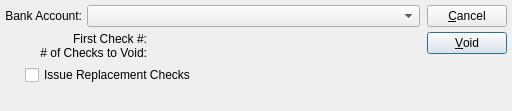
<ui version="4.0" >
 <author></author>
 <comment>This file is part of the xTuple ERP: PostBooks Edition, a free and
open source Enterprise Resource Planning software suite,
Copyright (c) 1999-2010 by OpenMFG LLC, d/b/a xTuple.
It is licensed to you under the Common Public Attribution License
version 1.0, the full text of which (including xTuple-specific Exhibits)
is available at www.xtuple.com/CPAL.  By using this software, you agree
to be bound by its terms.</comment>
 <class>voidChecks</class>
 <widget class="QDialog" name="voidChecks" >
  <property name="geometry" >
   <rect>
    <x>0</x>
    <y>0</y>
    <width>512</width>
    <height>111</height>
   </rect>
  </property>
  <property name="windowTitle" >
   <string>Void Checks</string>
  </property>
  <layout class="QHBoxLayout" >
   <property name="spacing" >
    <number>7</number>
   </property>
   <property name="leftMargin" >
    <number>5</number>
   </property>
   <property name="topMargin" >
    <number>5</number>
   </property>
   <property name="rightMargin" >
    <number>5</number>
   </property>
   <property name="bottomMargin" >
    <number>5</number>
   </property>
   <item>
    <layout class="QVBoxLayout" >
     <property name="spacing" >
      <number>0</number>
     </property>
     <item>
      <layout class="QVBoxLayout" >
       <property name="spacing" >
        <number>5</number>
       </property>
       <item>
        <layout class="QHBoxLayout" >
         <property name="spacing" >
          <number>5</number>
         </property>
         <item>
          <widget class="XLabel" name="_bankaccntLit" >
           <property name="text" >
            <string>Bank Account:</string>
           </property>
           <property name="alignment" >
            <set>Qt::AlignRight|Qt::AlignTrailing|Qt::AlignVCenter</set>
           </property>
          </widget>
         </item>
         <item>
          <widget class="XComboBox" name="_bankaccnt" >
           <property name="sizePolicy" >
            <sizepolicy vsizetype="Fixed" hsizetype="Expanding" >
             <horstretch>0</horstretch>
             <verstretch>0</verstretch>
            </sizepolicy>
           </property>
           <property name="allowNull" >
            <bool>true</bool>
           </property>
          </widget>
         </item>
        </layout>
       </item>
       <item>
        <layout class="QHBoxLayout" >
         <property name="spacing" >
          <number>5</number>
         </property>
         <item>
          <layout class="QVBoxLayout" >
           <property name="spacing" >
            <number>0</number>
           </property>
           <item>
            <widget class="XLabel" name="_nextCheckNumLit" >
             <property name="text" >
              <string>First Check #:</string>
             </property>
             <property name="alignment" >
              <set>Qt::AlignRight|Qt::AlignTrailing|Qt::AlignVCenter</set>
             </property>
            </widget>
           </item>
           <item>
            <widget class="XLabel" name="_numberOfChecksLit" >
             <property name="text" >
              <string># of Checks to Void:</string>
             </property>
             <property name="alignment" >
              <set>Qt::AlignRight|Qt::AlignTrailing|Qt::AlignVCenter</set>
             </property>
            </widget>
           </item>
          </layout>
         </item>
         <item>
          <layout class="QHBoxLayout" >
           <property name="spacing" >
            <number>0</number>
           </property>
           <item>
            <layout class="QVBoxLayout" >
             <property name="spacing" >
              <number>0</number>
             </property>
             <item>
              <widget class="XLabel" name="_checkNumber" >
               <property name="minimumSize" >
                <size>
                 <width>80</width>
                 <height>0</height>
                </size>
               </property>
               <property name="text" >
                <string/>
               </property>
               <property name="alignment" >
                <set>Qt::AlignRight|Qt::AlignTrailing|Qt::AlignVCenter</set>
               </property>
              </widget>
             </item>
             <item>
              <widget class="XLabel" name="_numberOfChecks" >
               <property name="minimumSize" >
                <size>
                 <width>80</width>
                 <height>0</height>
                </size>
               </property>
               <property name="text" >
                <string/>
               </property>
               <property name="alignment" >
                <set>Qt::AlignRight|Qt::AlignTrailing|Qt::AlignVCenter</set>
               </property>
              </widget>
             </item>
            </layout>
           </item>
           <item>
            <spacer>
             <property name="orientation" >
              <enum>Qt::Vertical</enum>
             </property>
             <property name="sizeType" >
              <enum>QSizePolicy::Expanding</enum>
             </property>
             <property name="sizeHint" >
              <size>
               <width>188</width>
               <height>16</height>
              </size>
             </property>
            </spacer>
           </item>
          </layout>
         </item>
        </layout>
       </item>
       <item>
        <layout class="QHBoxLayout" >
         <property name="spacing" >
          <number>0</number>
         </property>
         <item>
          <spacer>
           <property name="orientation" >
            <enum>Qt::Vertical</enum>
           </property>
           <property name="sizeType" >
            <enum>QSizePolicy::Expanding</enum>
           </property>
           <property name="sizeHint" >
            <size>
             <width>20</width>
             <height>16</height>
            </size>
           </property>
          </spacer>
         </item>
         <item>
          <widget class="QCheckBox" name="_issueReplacements" >
           <property name="text" >
            <string>Issue Replacement Checks</string>
           </property>
          </widget>
         </item>
         <item>
          <spacer>
           <property name="orientation" >
            <enum>Qt::Vertical</enum>
           </property>
           <property name="sizeType" >
            <enum>QSizePolicy::Expanding</enum>
           </property>
           <property name="sizeHint" >
            <size>
             <width>117</width>
             <height>16</height>
            </size>
           </property>
          </spacer>
         </item>
        </layout>
       </item>
      </layout>
     </item>
     <item>
      <spacer>
       <property name="orientation" >
        <enum>Qt::Vertical</enum>
       </property>
       <property name="sizeType" >
        <enum>QSizePolicy::Expanding</enum>
       </property>
       <property name="sizeHint" >
        <size>
         <width>16</width>
         <height>16</height>
        </size>
       </property>
      </spacer>
     </item>
    </layout>
   </item>
   <item>
    <layout class="QVBoxLayout" >
     <property name="spacing" >
      <number>0</number>
     </property>
     <item>
      <layout class="QVBoxLayout" >
       <property name="spacing" >
        <number>5</number>
       </property>
       <item>
        <widget class="QPushButton" name="_close" >
         <property name="text" >
          <string>&amp;Cancel</string>
         </property>
        </widget>
       </item>
       <item>
        <widget class="QPushButton" name="_void" >
         <property name="text" >
          <string>&amp;Void</string>
         </property>
         <property name="autoDefault" >
          <bool>true</bool>
         </property>
         <property name="default" >
          <bool>true</bool>
         </property>
        </widget>
       </item>
      </layout>
     </item>
     <item>
      <spacer>
       <property name="orientation" >
        <enum>Qt::Vertical</enum>
       </property>
       <property name="sizeType" >
        <enum>QSizePolicy::Expanding</enum>
       </property>
       <property name="sizeHint" >
        <size>
         <width>10</width>
         <height>31</height>
        </size>
       </property>
      </spacer>
     </item>
    </layout>
   </item>
  </layout>
 </widget>
 <layoutdefault spacing="5" margin="5" />
 <pixmapfunction>qPixmapFromMimeSource</pixmapfunction>
 <customwidgets>
  <customwidget>
   <class>XComboBox</class>
   <extends>QComboBox</extends>
   <header>xcombobox.h</header>
  </customwidget>
  <customwidget>
   <class>XLabel</class>
   <extends>QLabel</extends>
   <header>xlabel.h</header>
  </customwidget>
 </customwidgets>
 <tabstops>
  <tabstop>_bankaccnt</tabstop>
  <tabstop>_issueReplacements</tabstop>
  <tabstop>_void</tabstop>
  <tabstop>_close</tabstop>
 </tabstops>
 <resources/>
 <connections>
  <connection>
   <sender>_close</sender>
   <signal>clicked()</signal>
   <receiver>voidChecks</receiver>
   <slot>reject()</slot>
   <hints>
    <hint type="sourcelabel" >
     <x>20</x>
     <y>20</y>
    </hint>
    <hint type="destinationlabel" >
     <x>20</x>
     <y>20</y>
    </hint>
   </hints>
  </connection>
 </connections>
</ui>
